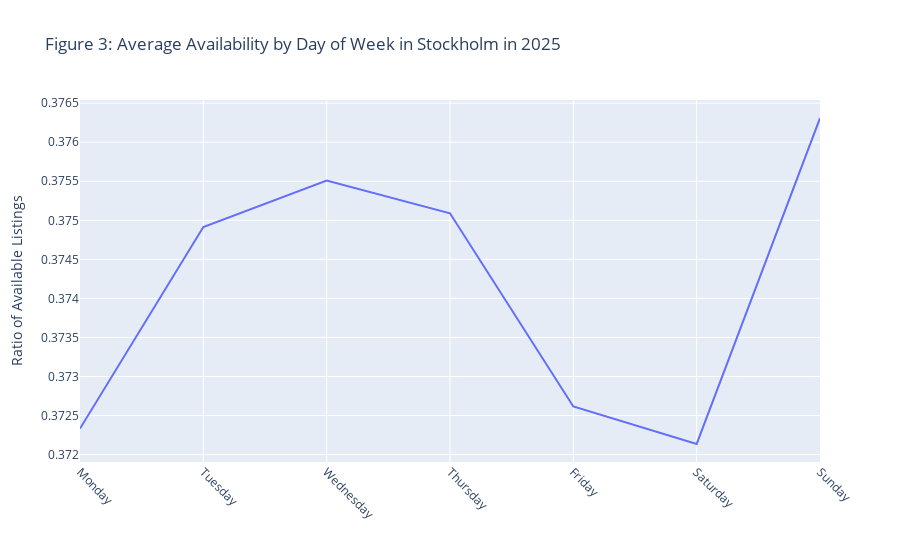

Write notebook code for a chart like this one.
### Markdown cell above
Higher values suggest that higher number of available listings. From the graph it is clear

### Code cell
calendar['dayofweek'] = calendar.date.dt.day_name()
days = calendar['dayofweek'].unique().tolist()
df_week = price_week = calendar.groupby('dayofweek')['booked'].mean().reindex(days)
df_week = df_week.reset_index()
fig3 = px.line(df_week, x = 'dayofweek', y = 'booked', title= 'Figure 3: Average Availability by Day of Week in Stockholm in 2025', 
               labels = {'dayofweek': '', 'booked': 'Ratio of Available Listings'})
fig3.update_xaxes(tickangle= 45)
fig3.show()
# fig3 = px.line(, x = '')
# price_week.plot(title = 'Availability by Day of Week')
# plt.show()

### Figure 1 — Plotly figure (JSON) as saved in the notebook; plotly's stock layout.template omitted (floating-point values rounded to 4 significant figures)
{"data": [{"hovertemplate": "=%{x}<br>Ratio of Available Listings=%{y}<extra></extra>", "legendgroup": "", "line": {"color": "#636efa", "dash": "solid"}, "marker": {"symbol": "circle"}, "mode": "lines", "name": "", "orientation": "v", "showlegend": false, "type": "scatter", "x": ["Monday", "Tuesday", "Wednesday", "Thursday", "Friday", "Saturday", "Sunday"], "xaxis": "x", "y": [0.3723, 0.3749, 0.3755, 0.3751, 0.3726, 0.3721, 0.3763], "yaxis": "y"}], "layout": {"legend": {"tracegroupgap": 0}, "title": {"text": "Figure 3: Average Availability by Day of Week in Stockholm in 2025"}, "xaxis": {"anchor": "y", "domain": [0, 1], "tickangle": 45, "title": {"text": ""}}, "yaxis": {"anchor": "x", "domain": [0, 1], "title": {"text": "Ratio of Available Listings"}}}}
